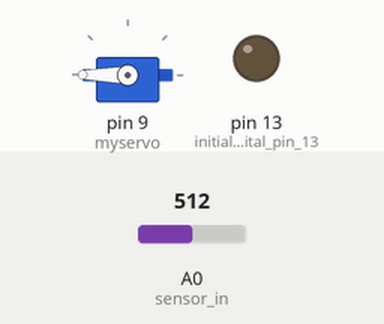
Bench run of a sketch on a simulated Arduino Uno, built with avr-gcc and run on an emulated ATmega328P. Parts: servo, output pins drawn as LEDs (lit = HIGH). Inputs (shaded band) come from the test bench; at power-on: A0 (sensor_in) = 512. What the sketch prints to the serial monitor is not drawn.

Above: at 0.05 s.
At 1.25 s:
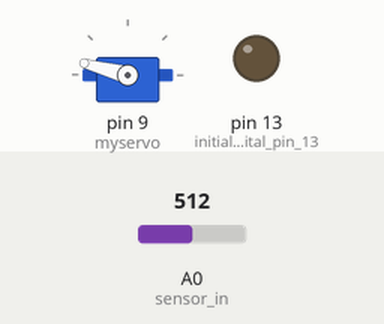
At 1.85 s:
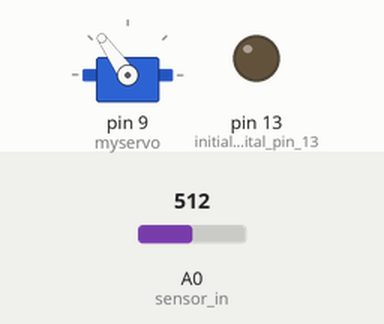
At 3.7 s:
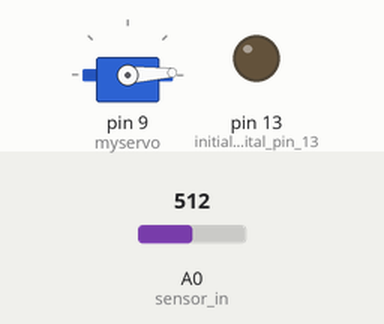
Timing chart, 0 to 8.6 s (numbered marks = the images above):
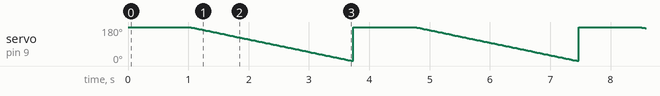

The sketch:

TurbididySensorServo.ino
```cpp
// This example uses the analog output mode of the sensor

// Turbididy sensor leads:
// Blue lead analog signal
// Red wire 5VDC
// Black wire Ground

int sensor_in = A0;        // Connect turbidity sensor to Analog Pin 0

#include <Servo.h>

Servo myservo;  // create servo object to control a servo
// twelve servo objects can be created on most boards

int pos = 0;    // variable to store the servo position

void setup() {
  // put your setup code here, to run once:
  myservo.attach(9);  // attaches the servo on pin 9 to the servo object, the other pin is pin 10 on the Uno
  pinMode(13, OUTPUT);  // initialize digital pin 13 as an output.
  Serial.begin(9600); //Baud rate: 9600
}

// the loop function runs over and over again forever
void loop() {
  int sensorValue = analogRead(sensor_in);// read the input on sensor_in:
  float voltage = sensorValue * (5.0 / 1024.0); // Convert the analog reading (which goes from 0 - 1023) to a voltage (0 - 5V):
//  Serial.println(voltage); // print out the value you read:
  Serial.print("The turbidy sensor reads: "); // print out the text to explain what data you will read:
  Serial.println(sensorValue); // print out the scaled value:
  Serial.print(" The actual voltage read is : "); // print out the text to explain what data you will read:
  Serial.println(voltage); // print out the voltage read:
  Serial.println(); // print a blank line

  myservo.write(180);              // tell servo to go to position 180
  delay(1000);                       // waits 1 second for the servo to reach the position

  for (pos = 180; pos >= 0; pos -= 1) { // goes from 180 degrees to 0 degrees
    myservo.write(pos);              // tell servo to go to position in variable 'pos'
    delay(15);                       // waits 15ms for the servo to reach the position
  }
}
```

Measured:
- by itself, servo on pin 9 (myservo): ramps from 180° to 1° and jumps back, once every 3.7 s
